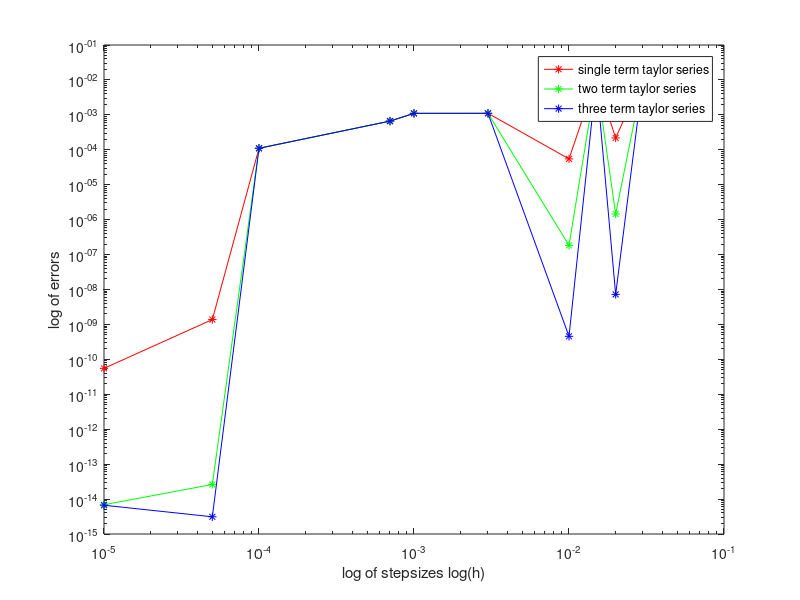

MATLAB code to generate this figure:
% Calculating e(0.1) using multiple steps of taylor series
% h is step size
% a=0.1, a/h is number of steps
% checking error in approximate e(0.1) value at different h in (0,0.1)
% We will use single term and double term taylor's series and plot two
% different graphs of log(error) vs step size ie. h,

% single term taylor's series => f(x+h)=f(x) + h*f'(x)

% two term taylor's series => f(x+h)=f(x) + h*f'(x) + (h^2/2)*f''(x)

% three term taylor's series => f(x+h)=f(x) + h*f'(x) + (h^2/2)*f''(x)
% + (h^3/6)*f''(x)


%% code

clc;
h=[0.00001,0.00005,0.0001,0.0007,0.001,0.003,0.01,0.015,0.02,0.03];
a=0.1;
errT1=ones(1,10);
errT2=ones(1,10);
errT3=ones(1,10);
k=ones(1,10);
for i=1:10
    x=0;
    
    while(a>=x+h(i))
        k(i)= exp(x)+h(i)*exp(x);
        x=x+h(i);
    end
   
    errT1(i)=exp(a)-k(i);

    x=0;
    
    while(a>=x+h(i))
        k(i)= exp(x)+h(i)*exp(x)+((h(i)^2)/2)*exp(x) ;
        x=x+h(i);
    end
    
    errT2(i)=exp(a)-k(i);

    x=0;
    
    while(a>=x+h(i))
        k(i)= exp(x)+h(i)*exp(x)+((h(i)^2)/2)*exp(x)+((h(i)^3)/6)*exp(x);
        x=x+h(i);
    end
    
    errT3(i)=exp(a)-k(i);

end

table=[h;errT1;errT2;errT3];
disp(table);

loglog(h,errT1,'r-*',h,errT2,'g*-',h,errT3,'b*-');
xlabel('log of stepsizes log(h)');
ylabel('log of errors');
legend('single term taylor series','two term taylor series','three term taylor series');


%% result -

% By increaing the number of terms used for approximation => from single
% term Taylor's Series to three term Taylor's Series we see that the
% quality of approximation increased and the error decreased => the curve
% of three term approximation shows minimum error (is below the other two)
% and vice versa.

% Graphs show that the error increases(in all the three curves) with
% increasing the stepsize from   0.00001 -> 0.00005 -> 0.0001 -> 0.0007 ->
%   0.001 -> 0.003 -> 0.01 -> 0.02
% though we found a minimas at 0.01 and 0.02  which are exceptions, maybe
% due to round-off and truncation error concept. (don't know why.)

% though I dont know the reason for exception, but for more precise view 
% run the script:-   
% stepiwse_exception_why.m








